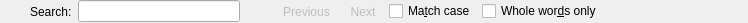
<?xml version="1.0" encoding="UTF-8"?>
<ui version="4.0">
 <class>QSearchBar</class>
 <widget class="QWidget" name="QSearchBar">
  <property name="geometry">
   <rect>
    <x>0</x>
    <y>0</y>
    <width>748</width>
    <height>22</height>
   </rect>
  </property>
  <property name="sizePolicy">
   <sizepolicy hsizetype="Preferred" vsizetype="Fixed">
    <horstretch>0</horstretch>
    <verstretch>0</verstretch>
   </sizepolicy>
  </property>
  <property name="windowTitle">
   <string>QSearchBar</string>
  </property>
  <layout class="QHBoxLayout" name="horizontalLayout">
   <property name="margin">
    <number>0</number>
   </property>
   <item>
    <widget class="QToolButton" name="hideSearchPaneToolButton">
     <property name="sizePolicy">
      <sizepolicy hsizetype="Fixed" vsizetype="Fixed">
       <horstretch>0</horstretch>
       <verstretch>0</verstretch>
      </sizepolicy>
     </property>
     <property name="icon">
      <iconset resource="qaiv.qrc">
       <normaloff>:/qaiv/searchbar/tab.close</normaloff>:/qaiv/searchbar/tab.close</iconset>
     </property>
     <property name="autoRaise">
      <bool>true</bool>
     </property>
    </widget>
   </item>
   <item>
    <widget class="QLabel" name="label">
     <property name="text">
      <string>Search:</string>
     </property>
    </widget>
   </item>
   <item>
    <widget class="QLineEdit" name="expressionLineEdit">
     <property name="autoFillBackground">
      <bool>false</bool>
     </property>
     <property name="text">
      <string/>
     </property>
    </widget>
   </item>
   <item>
    <widget class="QToolButton" name="clearSearchLineEditToolButton">
     <property name="icon">
      <iconset resource="qaiv.qrc">
       <normaloff>:/qaiv/searchbar/clear</normaloff>:/qaiv/searchbar/clear</iconset>
     </property>
     <property name="autoRaise">
      <bool>true</bool>
     </property>
    </widget>
   </item>
   <item>
    <widget class="QToolButton" name="searchPreviousToolButton">
     <property name="enabled">
      <bool>false</bool>
     </property>
     <property name="text">
      <string>Previous</string>
     </property>
     <property name="icon">
      <iconset resource="qaiv.qrc">
       <normaloff>:/qaiv/searchbar/previous</normaloff>:/qaiv/searchbar/previous</iconset>
     </property>
     <property name="shortcut">
      <string>Shift+F3</string>
     </property>
     <property name="toolButtonStyle">
      <enum>Qt::ToolButtonTextBesideIcon</enum>
     </property>
     <property name="autoRaise">
      <bool>true</bool>
     </property>
    </widget>
   </item>
   <item>
    <widget class="QToolButton" name="searchNextToolButton">
     <property name="enabled">
      <bool>false</bool>
     </property>
     <property name="sizePolicy">
      <sizepolicy hsizetype="Minimum" vsizetype="Fixed">
       <horstretch>0</horstretch>
       <verstretch>0</verstretch>
      </sizepolicy>
     </property>
     <property name="text">
      <string>Next</string>
     </property>
     <property name="icon">
      <iconset resource="qaiv.qrc">
       <normaloff>:/qaiv/searchbar/next</normaloff>:/qaiv/searchbar/next</iconset>
     </property>
     <property name="shortcut">
      <string>F3</string>
     </property>
     <property name="toolButtonStyle">
      <enum>Qt::ToolButtonTextBesideIcon</enum>
     </property>
     <property name="autoRaise">
      <bool>true</bool>
     </property>
    </widget>
   </item>
   <item>
    <widget class="QCheckBox" name="caseSensitiveCheckBox">
     <property name="text">
      <string>Ma&amp;tch case</string>
     </property>
    </widget>
   </item>
   <item>
    <widget class="QCheckBox" name="wholeWordsCheckBox">
     <property name="text">
      <string>Whole wor&amp;ds only</string>
     </property>
    </widget>
   </item>
   <item>
    <spacer name="horizontalSpacer_4">
     <property name="orientation">
      <enum>Qt::Horizontal</enum>
     </property>
     <property name="sizeType">
      <enum>QSizePolicy::Maximum</enum>
     </property>
     <property name="sizeHint" stdset="0">
      <size>
       <width>146</width>
       <height>20</height>
      </size>
     </property>
    </spacer>
   </item>
  </layout>
 </widget>
 <layoutdefault spacing="6" margin="11"/>
 <resources>
  <include location="qaiv.qrc"/>
 </resources>
 <connections>
  <connection>
   <sender>hideSearchPaneToolButton</sender>
   <signal>clicked()</signal>
   <receiver>QSearchBar</receiver>
   <slot>hide()</slot>
   <hints>
    <hint type="sourcelabel">
     <x>18</x>
     <y>17</y>
    </hint>
    <hint type="destinationlabel">
     <x>-1</x>
     <y>4</y>
    </hint>
   </hints>
  </connection>
  <connection>
   <sender>clearSearchLineEditToolButton</sender>
   <signal>clicked()</signal>
   <receiver>QSearchBar</receiver>
   <slot>clear()</slot>
   <hints>
    <hint type="sourcelabel">
     <x>244</x>
     <y>8</y>
    </hint>
    <hint type="destinationlabel">
     <x>252</x>
     <y>27</y>
    </hint>
   </hints>
  </connection>
  <connection>
   <sender>expressionLineEdit</sender>
   <signal>textEdited(QString)</signal>
   <receiver>QSearchBar</receiver>
   <slot>expressionChangedHandler(QString)</slot>
   <hints>
    <hint type="sourcelabel">
     <x>121</x>
     <y>7</y>
    </hint>
    <hint type="destinationlabel">
     <x>128</x>
     <y>25</y>
    </hint>
   </hints>
  </connection>
 </connections>
 <slots>
  <slot>clear()</slot>
  <slot>expressionChangedHandler(QString)</slot>
 </slots>
</ui>
